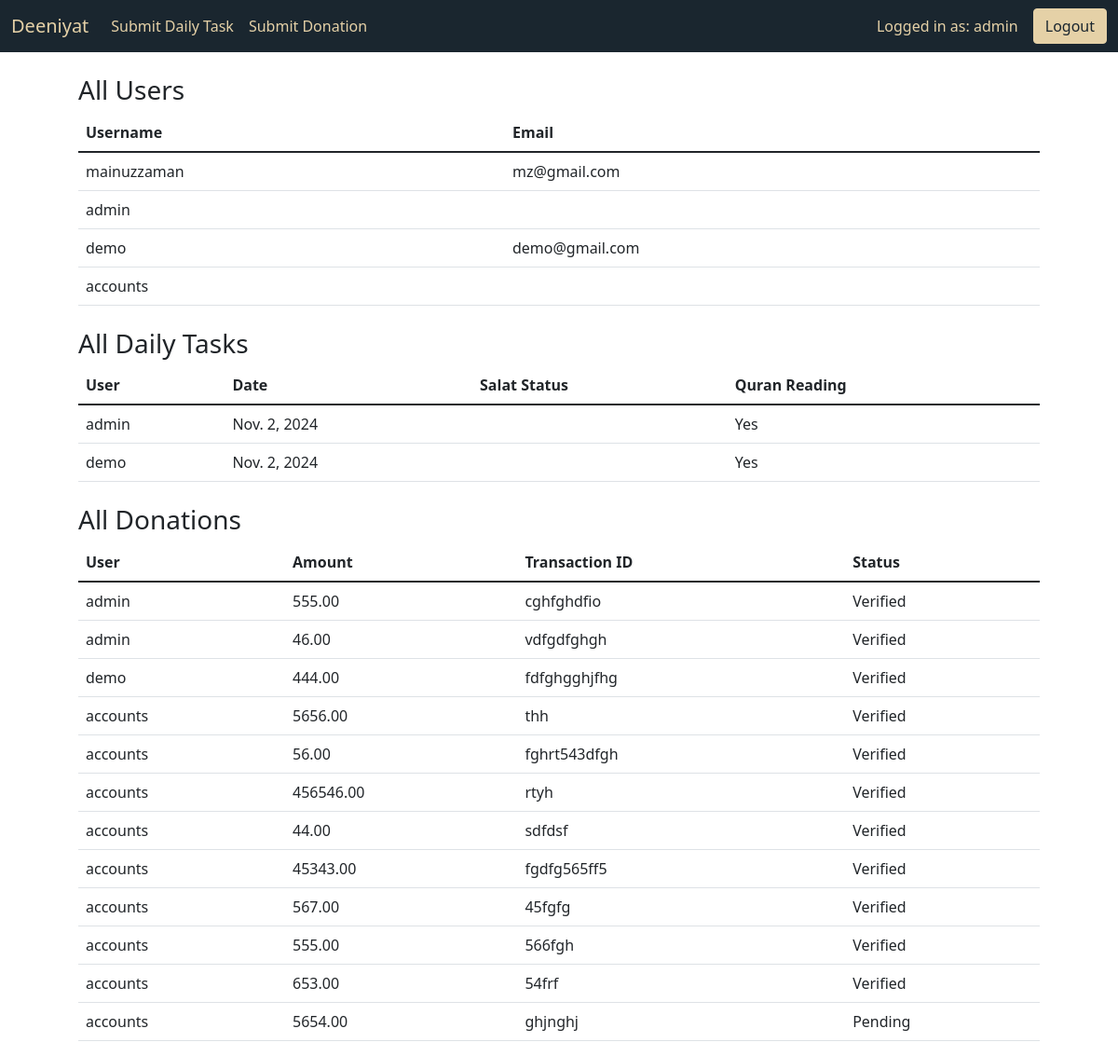
The page /superadmin-dashboard/ (signed in) on the database as committed earlier.
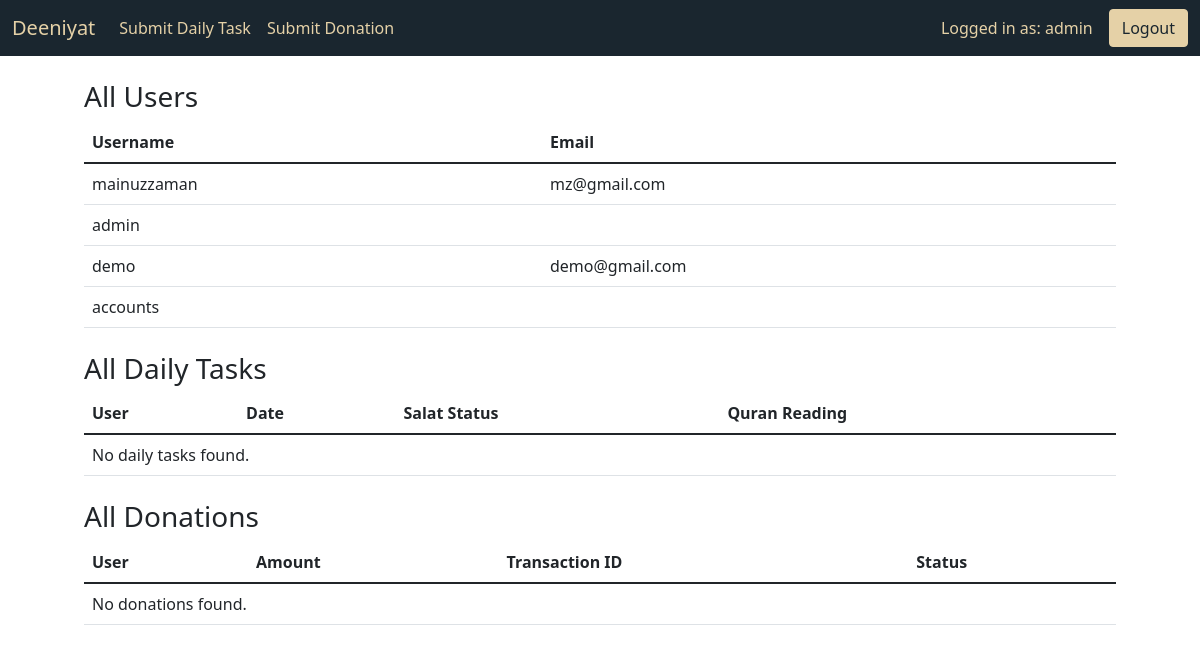
The same page on the database as committed later.
### core/models.py (models this page shows, shortened)
class DailyTask(models.Model):
    SALAT_CHOICES = [
        ("Jamat", "Jamat"),
        ("Alone", "Alone"),
        ("Kazah", "Kazah"),
    ]
    user = models.ForeignKey(User, on_delete=models.CASCADE, related_name="tasks")
    date = models.DateField(default=timezone.now)
    fajr_status = models.CharField(max_length=10, choices=SALAT_CHOICES)
    dhuhr_status = models.CharField(max_length=10, choices=SALAT_CHOICES)
    asr_status = models.CharField(max_length=10, choices=SALAT_CHOICES)
    maghrib_status = models.CharField(max_length=10, choices=SALAT_CHOICES)
    isha_status = models.CharField(max_length=10, choices=SALAT_CHOICES)
    quran_reading = models.CharField(max_length=50, choices=[("Yes", "Yes"), ("No", "No"), ("Unable", "I don't able to read Quran")])
    masnoon_amol = models.BooleanField(default=False)
    reading_hadith = models.BooleanField(default=False)

class Donation(models.Model):
    MONTH_CHOICES = [
        ('01', 'January'),
        ('02', 'February'),
        ('03', 'March'),
        ('04', 'April'),
        ('05', 'May'),
        ('06', 'June'),
        ('07', 'July'),
        ('08', 'August'),
        ('09', 'September'),
        ('10', 'October'),
        ('11', 'November'),
        ('12', 'December'),
    ]
    PAYMENT_METHOD_CHOICES = [
        ('Cash', 'Cash'),
        ('Bkash', 'Bkash'),
        ('Nagad', 'Nagad'),
        ('Other', 'Other'),
    ]
    user = models.ForeignKey(User, on_delete=models.CASCADE, related_name="donations")
    amount = models.DecimalField(max_digits=10, decimal_places=2)
    transaction_id = models.CharField(max_length=50)
    verified = models.BooleanField(default=False)
    verified_by = models.ForeignKey(User, null=True, blank=True, on_delete=models.SET_NULL, related_name="verified_donations")
    payment_date = models.DateField(default=timezone.now)  # Field for payment date
    payment_month = models.CharField(max_length=2, choices=MONTH_CHOICES)  # Field for payment month selection
    payment_method = models.CharField(max_length=10, choices=PAYMENT_METHOD_CHOICES)  # New field

### core/views.py (the view)
# urls.py: path('superadmin-dashboard/', views.superadmin_dashboard, name='superadmin_dashboard'),
@login_required
def superadmin_dashboard(request):
    all_data = {
        'users': User.objects.all(),
        'tasks': DailyTask.objects.all(),
        'donations': Donation.objects.all(),
    }
    return render(request, 'superadmin_dashboard.html', all_data)

### templates/superadmin_dashboard.html (shortened to what this page needs)
{% extends "base.html" %}{% load static %}  {% block content %}
<div class="container">
  <div class="mt-4">
    <h3>All Users</h3>
    <table class="table">
      <thead>
        <tr>
          <th>Username</th>
          <th>Email</th>
        </tr>
      </thead>
      <tbody>
        {% for user in users %}
        <tr>
          <td>{{ user.username }}</td>
          <td>{{ user.email }}</td>
        </tr>
        {% empty %}
        <tr>
          <td colspan="2">No users found.</td>
        </tr>
        {% endfor %}
      </tbody>
    </table>
  </div>
  <div class="mt-4">
    <h3>All Daily Tasks</h3>
    <table class="table">
      <thead>
        <tr>
          <th>User</th>
          <th>Date</th>
          <th>Salat Status</th>
          <th>Quran Reading</th>
        </tr>
      </thead>
      <tbody>
        {% for task in tasks %}
        <tr>
          <td>{{ task.user.username }}</td>
          <td>{{ task.date }}</td>
          <td>{{ task.salat_status }}</td>
          <td>{{ task.quran_reading }}</td>
        </tr>
        {% empty %}
        <tr>
          <td colspan="4">No daily tasks found.</td>
        </tr>
        {% endfor %}
      </tbody>
    </table>
  </div>
  <div class="mt-4">
    <h3>All Donations</h3>
    <table class="table">
      <thead>
        <tr>
          <th>User</th>
          <th>Amount</th>
          <th>Transaction ID</th>
          <th>Status</th>
        </tr>
      </thead>
      <tbody>
        {% for donation in donations %}
        <tr>
          <td>{{ donation.user.username }}</td>
          <td>{{ donation.amount }}</td>
          <td>{{ donation.transaction_id }}</td>
          <td>{{ donation.verified|yesno:"Verified,Pending" }}</td>
        </tr>
        {% empty %}
        <tr>
          <td colspan="4">No donations found.</td>
        </tr>
        {% endfor %}
      </tbody>
    </table>
  </div>
</div>
{% endblock content %}

### templates/navbar.html (shortened to what this page needs)
<nav class="navbar navbar-expand-lg" style="background-color: #1a262f">
  <div class="container-fluid">
    <a class="navbar-brand" style="color: #e5d1a7" href="{% url 'dashboard' %}"
      >Deeniyat</a
    >
    <div class="collapse navbar-collapse" id="navbarNav">
      <ul class="navbar-nav me-auto">
        <li class="nav-item">
          <a
            class="nav-link custom-nav-link"
            href="{% url 'submit_daily_task' %}"
            >Submit Daily Task</a
          >
        </li>
        <li class="nav-item">
          <a
            class="nav-link custom-nav-link"
            href="{% url 'submit_donation_verification' %}"
            >Submit Donation</a
          >
        </li>
      </ul>
      <span class="navbar-text me-3" style="color: #e5d1a7">
        Logged in as: {{ user.username }}
      </span>
      <a class="btn custom-btn" href="{% url 'logout' %}">Logout</a>
    </div>
  </div>
</nav>

Rows that differ between the two databases and show on the page:
removed DailyTask: user.username "admin", date "Nov. 2, 2024", quran_reading "Yes"
removed DailyTask: user.username "demo", date "Nov. 2, 2024", quran_reading "Yes"
removed Donation: user.username "admin", amount "555.00", transaction_id "cghfghdfio", verified "Verified"
removed Donation: user.username "admin", amount "46.00", transaction_id "vdfgdfghgh", verified "Verified"
removed Donation: user.username "demo", amount "444.00", transaction_id "fdfghgghjfhg", verified "Verified"
removed Donation: user.username "accounts", amount "5656.00", transaction_id "thh", verified "Verified"
removed Donation: user.username "accounts", amount "56.00", transaction_id "fghrt543dfgh", verified "Verified"
removed Donation: user.username "accounts", amount "456546.00", transaction_id "rtyh", verified "Verified"
removed Donation: user.username "accounts", amount "44.00", transaction_id "sdfdsf", verified "Verified"
removed Donation: user.username "accounts", amount "45343.00", transaction_id "fgdfg565ff5", verified "Verified"
removed Donation: user.username "accounts", amount "567.00", transaction_id "45fgfg", verified "Verified"
removed Donation: user.username "accounts", amount "555.00", transaction_id "566fgh", verified "Verified"
removed Donation: user.username "accounts", amount "653.00", transaction_id "54frf", verified "Verified"
removed Donation: user.username "accounts", amount "5654.00", transaction_id "ghjnghj", verified "Pending"
Other text that changed with them:
text now shown: "No daily tasks found. No donations found."
